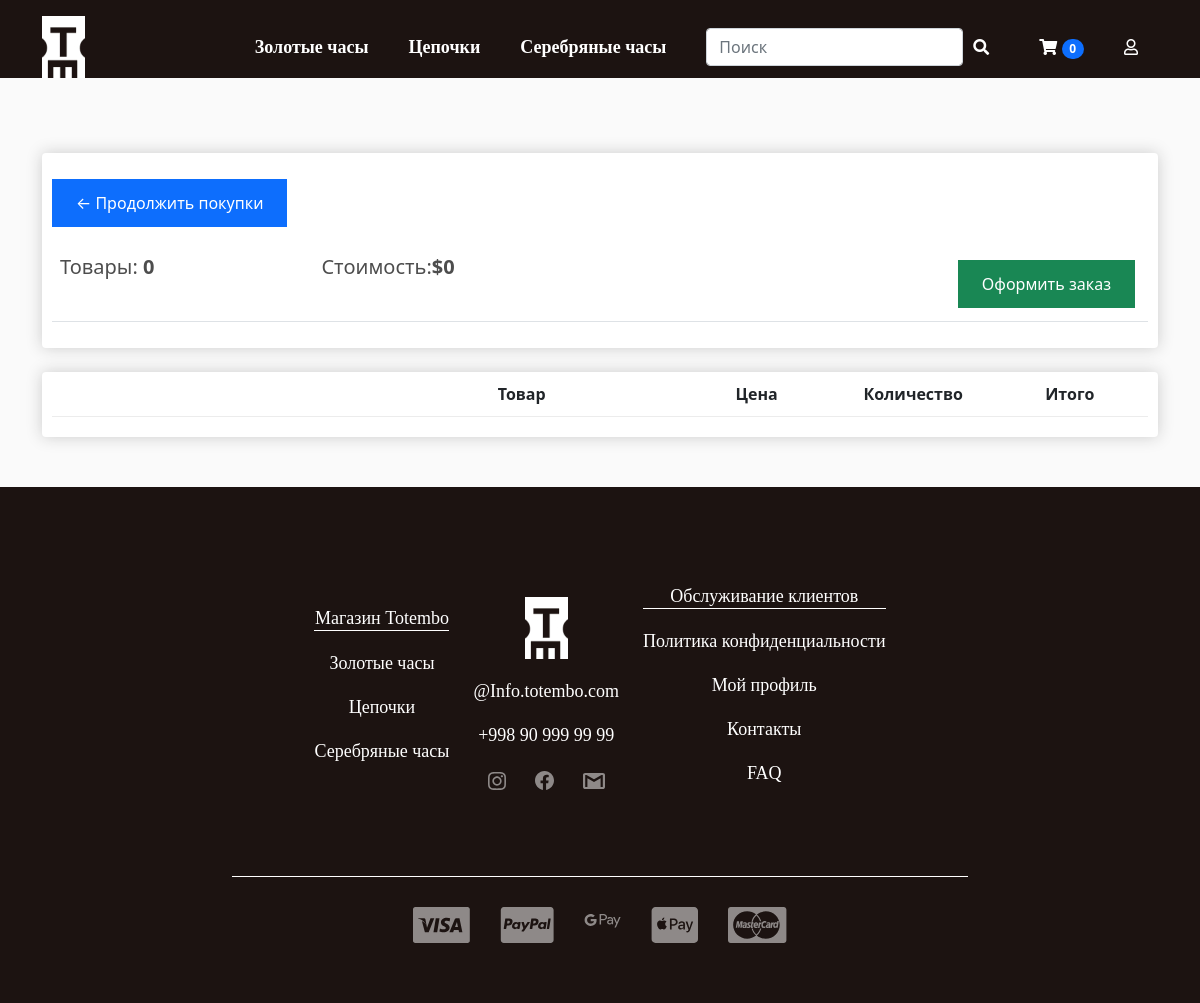
The app's page /cart/ (signed in) with its own data.
### store/models.py (models this page shows, shortened)
class Category(models.Model):
    title = models.CharField(max_length=255, unique=True)
    def get_absolute_url(self):
        return reverse('product_list_by_category', kwargs={'pk': self.pk})

class Order(models.Model):
    customer = models.ForeignKey(
        Customer, on_delete=models.CASCADE, null=True, blank=True)
    date_ordered = models.DateTimeField(auto_now_add=True)
    complete = models.BooleanField(default=False)
    transaction_id = models.CharField(max_length=100, null=True)
    shipping = models.BooleanField(default=True)
    @property
    def cart_total_price(self):
        order_products = self.orderproduct_set.all()
        total = sum([product.total_price for product in order_products])
        return total
    @property
    def cart_products_quantity(self):
        order_products = self.orderproduct_set.all()
        total = sum([product.quantity for product in order_products])
        return total

### store/views.py (the view)
# urls.py: path('cart/', cart, name='cart'),
def cart(request):
    data = cart_data(request)
    context = {
        'cart_products_quantity': data['cart_products_quantity'],
        'order': data['order'],
        'items': data['products']
    }
    return render(request, 'store/cart.html', context=context)

### store/templatetags/store_tags.py (called while the page is built)
@register.simple_tag()
def get_categories():
    return Category.objects.all()

@register.simple_tag()
def get_cart_product_quantity(request):
    data = cart_data(request)
    return data['cart_products_quantity']

### store/utils.py (called while the page is built)
def cart_data(request):
    if request.user.is_authenticated:
        customer, created = Customer.objects.get_or_create(user=request.user, name=request.user.username, email=request.user.email)
        order, created = Order.objects.get_or_create(customer=customer, complete=False)
        products = order.orderproduct_set.all()
        cart_products_quantity = order.cart_products_quantity
    else:
        session_cart = get_session_cart(request)
        order = session_cart['order']
        products = session_cart['products']
        cart_products_quantity = session_cart['cart_products_quantity']
    return {
        'order': order,
        'products': products,
        'cart_products_quantity':cart_products_quantity
    }

### store/templates/store/cart.html (shortened to what this page needs)
{% extends 'base.html' %}
{% load static %}
{% block main %}
<main>
    <div class="container" style="margin-bottom: 50px;">
        <div class="row">
            <div class="col-lg-12">
                <div class="box-element box-element-lg">
                    <div style="margin-bottom: 20px;">
                        <a class="btn btn-primary" href="{% url 'product_list' %}">&#x2190; Продолжить покупки</a>
                    </div>
                    <table class="table">
                        <tr>
                            <th>
                                <h5>
                                    Товары: <strong> {{ order.cart_products_quantity }} </strong>
                                </h5>
                            </th>
                            <th>
                                <h5>
                                    Стоимость:<strong>${{ order.cart_total_price }}</strong>
                                </h5>
                            </th>
                            <th>
                                <a style="float:right; margin:5px;" class="btn btn-success" href="{% url 'checkout' %}">Оформить
                                    заказ</a>
                            </th>
                        </tr>
                    </table>
                </div>
                <br>
                <div class="box-element box-element-lg">
                    <div class="cart-row">
                        <div style="flex:2"></div>
                        <div style="flex:2">
                            <strong style="display: flex; justify-content: center;">Товар</strong>
                        </div>
                        <div style="flex:1">
                            <strong style="display: flex; justify-content: center;">Цена</strong>
                        </div>
                        <div style="flex:1">
                            <strong style="display: flex; justify-content: center;">Количество</strong>
                        </div>
                        <div style="flex:1">
                            <strong style="display: flex; justify-content: center;">Итого</strong>
                        </div>
                    </div>
                </div>
            </div>
        </div>
    </div>
</main>
{% endblock main %}

### templates/components/_header_nav.html (shortened to what this page needs)
{% load store_tags %}
{% get_categories as categories %}
<div class="">
    <ul class="header_nav-menu d-flex justify-content-center flex-wrap text-center {% if 'category' in request.path %} border-dark {% endif %}">
        {% for category in categories %}
        <li class="header_nav-item mt-3 mt-lg-0">
            <a class="header_nav-link " href="{{ category.get_absolute_url }}">{{ category.title }}</a>
        </li>
        {% endfor %}
    </ul>
</div>

### templates/components/_footer_nav_item.html
{% load store_tags %}
{% get_categories as categories %}
<ul class="">
    <li class="footer_nav-item_header">
        <a class="footer_nav-link_header" href="">Магазин Totembo</a>
    </li>
    {% for category in categories %}
    <li class="footer_nav-item">
        <a class="footer_nav-link" href="{{ category.get_absolute_url }}">{{ category.title }}</a>
    </li>
    {% endfor %}
</ul>

### static/css/style.css (style rules this page uses)
ul, li { padding: 0; margin: 0; }
a, li { text-decoration: none; list-style: none; }
.header_nav-item { list-style: none; }
.header_nav-link { font-family: Montserrat; font-weight: 600; font-size: 18px; color: #fff; line-height: 22px; margin: 0 20px; text-decoration: none; }
.btn { display: inline-block; border: none; color: #fff; padding: 0.75rem 1.5rem; margin-top: 1rem; transition: opacity 1s ease-in-out; text-decoration: none; }
.footer_nav-item_header { border-bottom: 1px solid white; }
.footer_nav-item { margin-top: 20px; }
.footer_nav-link { font-family: Montserrat; font-weight: 300; font-size: 18px; line-height: 22px; color: #FFFFFF; }
.footer_nav-link_header { font-family: Montserrat; font-weight: 500; font-size: 18px; line-height: 22px; color: #FFFFFF; }

### static/store/css/additional_style.css (style rules this page uses)
body { background-color: hsl(0, 0%, 98%); }
h1, h2, h3, h4, h5, h6 { color: hsl(0, 0%, 30%); }
.box-element { box-shadow: hsl(0, 0%, 80%) 0 0 16px; background-color: #fff; border-radius: 4px; padding: 10px; }
.col-lg-4, .col-lg-6, .col-lg-8, .col-lg-12 { margin-top: 10px; }
.btn { border-radius: 0; }
.cart-row { display: flex; align-items: flex-stretch; padding-bottom: 10px; margin-bottom: 10px; border-bottom: 1px solid #ececec; }

### records on screen
Category: title "Золотые часы"
Category: title "Цепочки"
Category: title "Серебряные часы"
Order: cart_products_quantity "0", cart_total_price "0"

### other values on screen
{{ cart_products_quantity }} "0"
